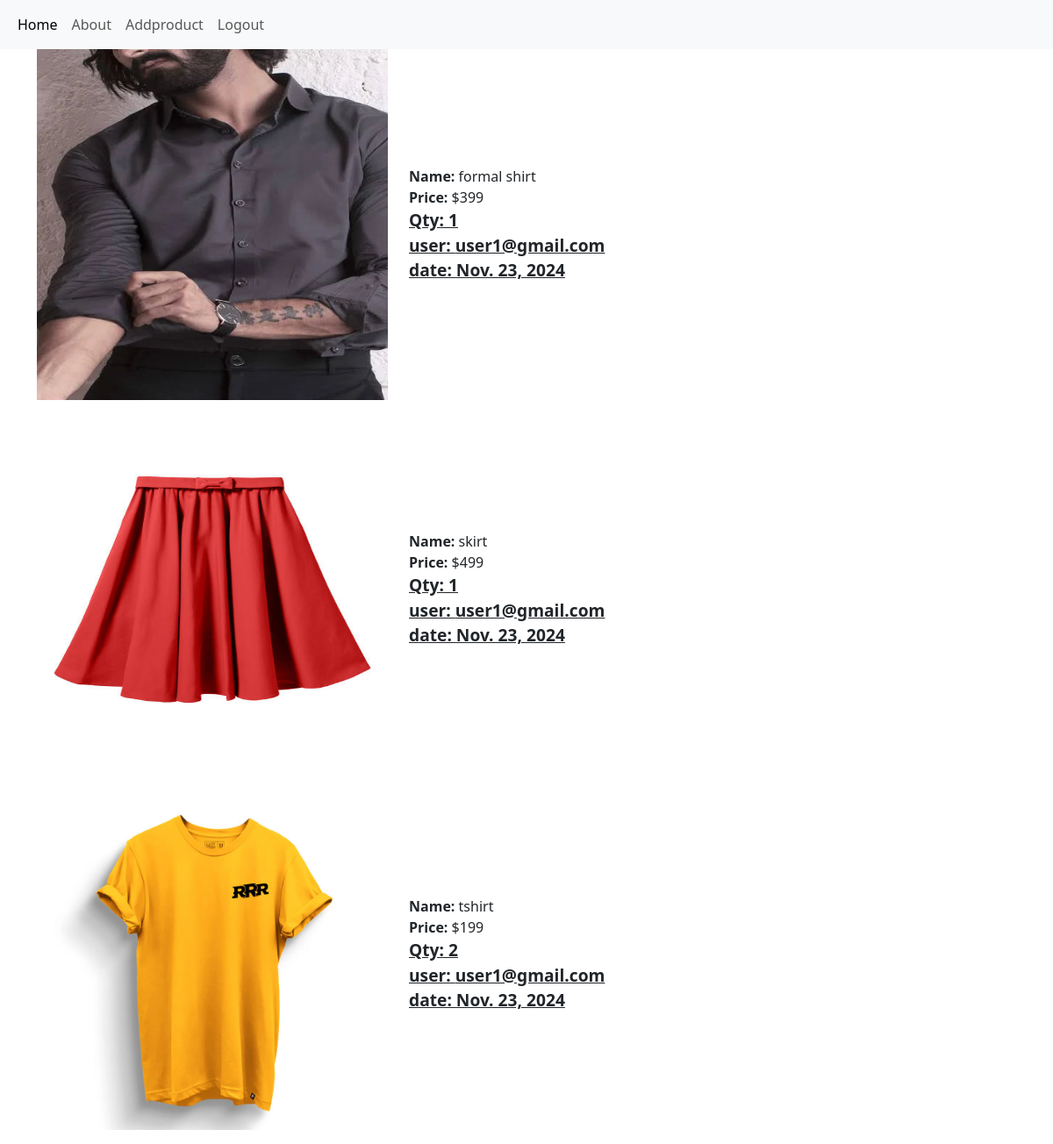
The app's page /view_bookings with its own data.
### textileapp/models.py (models this page shows)
class Buy(models.Model):
    Product=models.ForeignKey(Product,on_delete=models.CASCADE)
    user=models.ForeignKey(User,on_delete=models.CASCADE)
    qty=models.IntegerField()
    price=models.IntegerField()
    date=models.DateField(auto_now_add=True)

class Product(models.Model):
    pid=models.TextField()
    name=models.TextField()
    dis=models.TextField()
    price=models.IntegerField()
    offer_price=models.IntegerField()
    stock=models.IntegerField()
    img=models.FileField()

### textileapp/views.py (the view)
# urls.py: path('view_bookings',views.view_bookings),
def view_bookings(req):
    buy=Buy.objects.all()[::-1]
    return render(req,'shop/view_bookings.html',{'buy':buy})

### template/shop/view_bookings.html (shortened to what this page needs)
<!DOCTYPE html>
<html lang="en">
<head>
    <link href="https://cdn.jsdelivr.net/npm/bootstrap@5.3.3/dist/css/bootstrap.min.css" rel="stylesheet">
</head>
<body>
    <nav class="navbar navbar-expand-sm bg-light navbar-light">
        <div class="container-fluid">
          <ul class="navbar-nav">
            <li class="nav-item">
              <a class="nav-link active" href="#">Home</a>
            </li>
            <li class="nav-item">
              <a class="nav-link" href="#">About</a>
            </li>
            <li class="nav-item">
              <a class="nav-link" href="addproduct">Addproduct</a>
            </li>
            <li class="nav-item">
              <a class="nav-link " href="logout">Logout</a>
            </li>
          </ul>
        </div>
      </nav>
      <div class="container">
        <div class="row">
            {% for i in buy %}
            <div class="col-lg-12 mb-3">
                <div class="d-flex align-items-center">
                    <img src="{{i.Product.img.url}}" style="width: 400px; height: 400px;" alt="">
                    <div class="ms-4">
                        <div><strong>Name:</strong> {{i.Product.name}}</div>
                        <div><strong>Price:</strong> ${{i.Product.offer_price}}</div>
                        <div class="d-flex align-items-center">
                            <span class="qty-text">Qty: {{i.qty}}</span>
                        </div>
                        <div class="d-flex align-items-center">
                            <span class="qty-text">user: {{i.user}}</span>
                        </div>
                        <div class="d-flex align-items-center">
                            <span class="qty-text">date: {{i.date}}</span>
                        </div>
                    </div>
                </div>
            </div>
            {% endfor %}
        </div>
    </div>
</body>
</html>

### template/shop/view_bookings.html (style rules this page uses)
.qty-text { font-weight: bold; text-decoration: underline; font-size: 1.2rem; }

### records on screen
Buy: Product.img (picture), Product.name "formal shirt", Product.offer_price "399", qty "1", user "user1@gmail.com", date "Nov. 23, 2024"
Buy: Product.img (picture), Product.name "skirt", Product.offer_price "499", qty "1", user "user1@gmail.com", date "Nov. 23, 2024"
Buy: Product.img (picture), Product.name "tshirt", Product.offer_price "199", qty "2", user "user1@gmail.com", date "Nov. 23, 2024"
